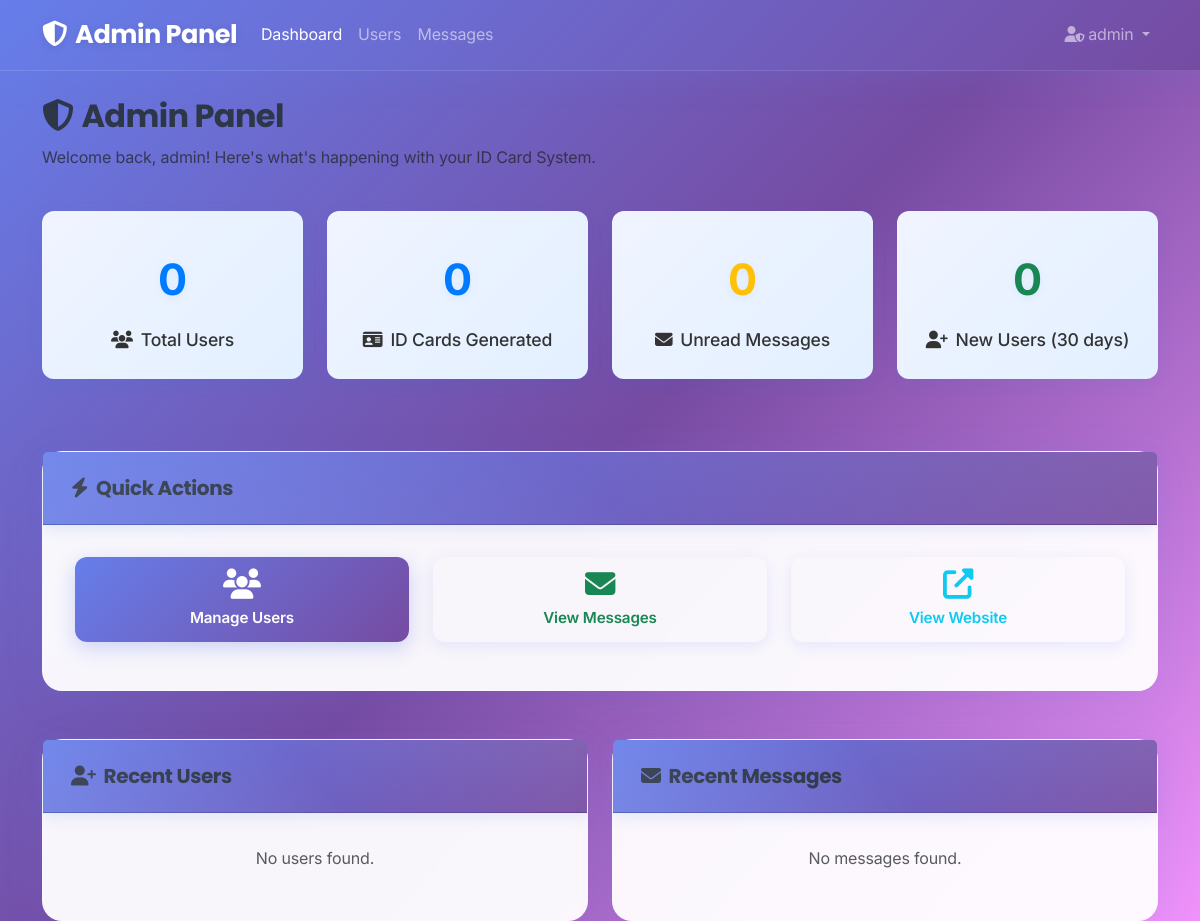
/admin/dashboard.php (signed in), run on an earlier commit of the app's database.
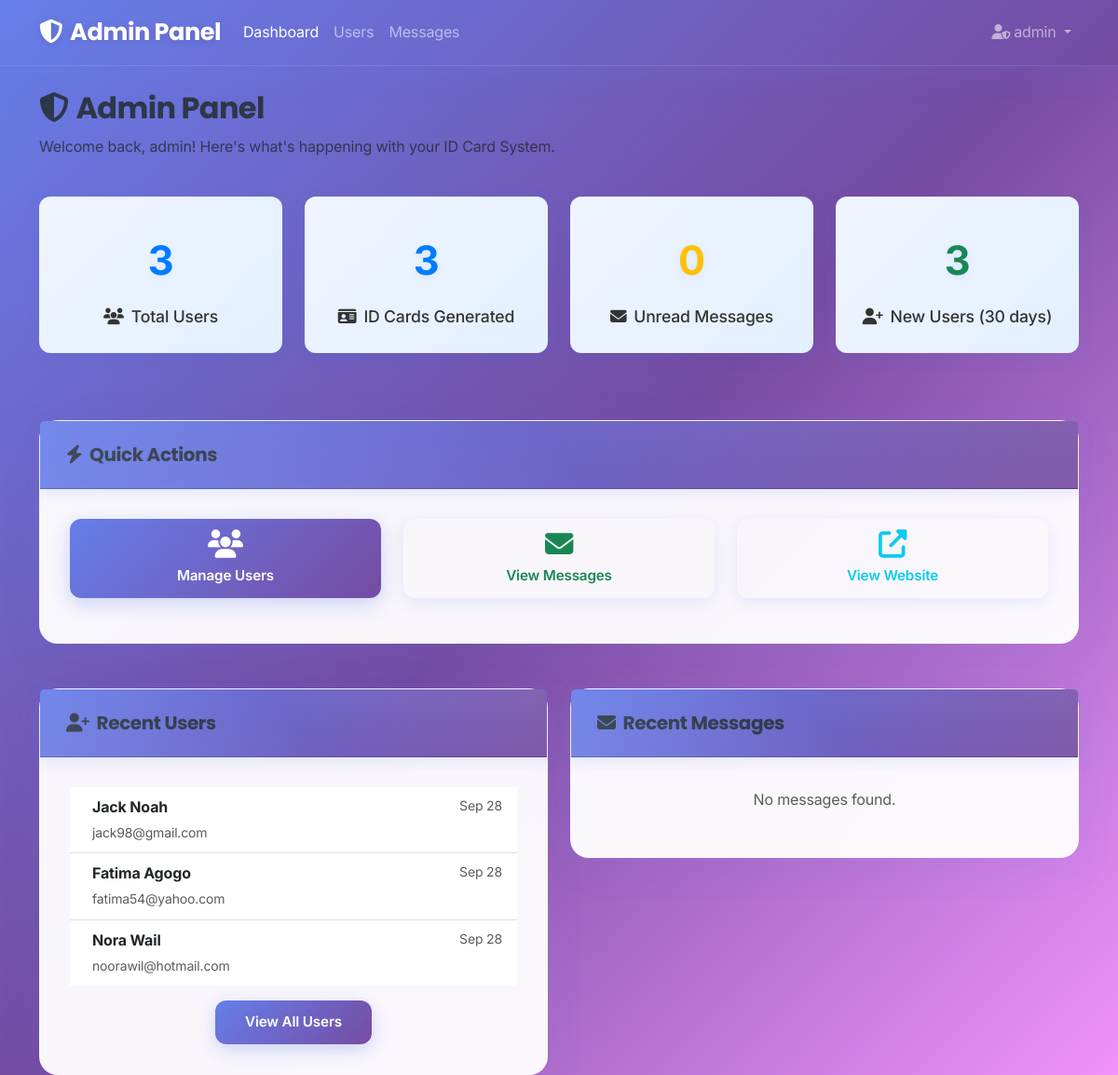
And on a later commit of the database.
### tables this page shows
CREATE TABLE `users` (
  `id` int(11) NOT NULL,
  `email` varchar(255) NOT NULL,
  `password` varchar(255) NOT NULL,
  `first_name` varchar(100) NOT NULL,
  `last_name` varchar(100) NOT NULL,
  `date_of_birth` date NOT NULL,
  `job_type` varchar(100) NOT NULL,
  `photo` varchar(255) DEFAULT NULL,
  `id_number` varchar(20) DEFAULT NULL,
  `created_at` timestamp NOT NULL DEFAULT current_timestamp(),
  `updated_at` timestamp NOT NULL DEFAULT current_timestamp() ON UPDATE current_timestamp()
);

### admin/dashboard.php (the view, shortened to what this page needs)
<?php
require_once '../includes/config.php';
$stats = [];
$stmt = $conn->prepare("SELECT COUNT(*) as total_users FROM users");
$stmt->execute();
$stats['total_users'] = $stmt->get_result()->fetch_assoc()['total_users'];
$stmt = $conn->prepare("SELECT COUNT(*) as total_messages FROM messages");
$stmt->execute();
$stats['total_messages'] = $stmt->get_result()->fetch_assoc()['total_messages'];
$stmt = $conn->prepare("SELECT COUNT(*) as unread_messages FROM messages WHERE status = 'unread'");
$stmt->execute();
$stats['unread_messages'] = $stmt->get_result()->fetch_assoc()['unread_messages'];
$stmt = $conn->prepare("SELECT COUNT(*) as recent_users FROM users WHERE created_at >= DATE_SUB(NOW(), INTERVAL 30 DAY)");
$stmt->execute();
$stats['recent_users'] = $stmt->get_result()->fetch_assoc()['recent_users'];
?>
<!DOCTYPE html>
<html lang="en">
<head>
    <link href="https://cdn.jsdelivr.net/npm/bootstrap@5.3.3/dist/css/bootstrap.min.css" rel="stylesheet">
    <link href="https://cdnjs.cloudflare.com/ajax/libs/font-awesome/6.6.0/css/all.min.css" rel="stylesheet">
    <link href="../assets/css/style.css" rel="stylesheet">
</head>
<body>
    <nav class="navbar navbar-expand-lg navbar-dark bg-dark">
        <div class="container">
            <a class="navbar-brand" href="dashboard.php">
                <i class="fas fa-shield-alt me-2"></i>Admin Panel
            </a>
            <div class="collapse navbar-collapse" id="navbarNav">
                <ul class="navbar-nav me-auto">
                    <li class="nav-item">
                        <a class="nav-link active" href="dashboard.php">Dashboard</a>
                    </li>
                    <li class="nav-item">
                        <a class="nav-link" href="users.php">Users</a>
                    </li>
                    <li class="nav-item">
                        <a class="nav-link" href="messages.php">Messages
                        </a>
                    </li>
                </ul>
                <ul class="navbar-nav">
                    <li class="nav-item dropdown">
                        <a class="nav-link dropdown-toggle" href="#" id="navbarDropdown" role="button" data-bs-toggle="dropdown">
                            <i class="fas fa-user-shield me-1"></i><?php echo htmlspecialchars($_SESSION['admin_username']); ?>
                        </a>
                    </li>
                </ul>
            </div>
        </div>
    </nav>
    <div class="container mt-4">
        <div class="row mb-4">
            <div class="col">
                <h2><i class="fas fa-shield-alt me-2"></i>Admin Panel</h2>
                <p class="text-muted">Welcome back, <?php echo htmlspecialchars($_SESSION['admin_username']); ?>! Here's what's happening with your ID Card System.</p>
            </div>
        </div>
        <div class="row mb-5">
            <div class="col-lg-3 col-md-6 mb-4">
                <div class="stats-card">
                    <div class="stats-number"><?php echo $stats['total_users']; ?></div>
                    <div class="stats-label">
                        <i class="fas fa-users me-2"></i>Total Users
                    </div>
                </div>
            </div>
            <div class="col-lg-3 col-md-6 mb-4">
                <div class="stats-card">
                    <div class="stats-number"><?php echo $stats['total_users']; ?></div>
                    <div class="stats-label">
                        <i class="fas fa-id-card me-2"></i>ID Cards Generated
                    </div>
                </div>
            </div>
            <div class="col-lg-3 col-md-6 mb-4">
                <div class="stats-card">
                    <div class="stats-number text-warning"><?php echo $stats['unread_messages']; ?></div>
                    <div class="stats-label">
                        <i class="fas fa-envelope me-2"></i>Unread Messages
                    </div>
                </div>
            </div>
            <div class="col-lg-3 col-md-6 mb-4">
                <div class="stats-card">
                    <div class="stats-number text-success"><?php echo $stats['recent_users']; ?></div>
                    <div class="stats-label">
                        <i class="fas fa-user-plus me-2"></i>New Users (30 days)
                    </div>
                </div>
            </div>
        </div>
        <div class="row mb-5">
            <div class="col">
                <div class="card">
                    <div class="card-header">
                        <h5 class="mb-0"><i class="fas fa-bolt me-2"></i>Quick Actions</h5>
                    </div>
                    <div class="card-body">
                        <div class="row">
                            <div class="col-md-4 mb-3">
                                <a href="users.php" class="btn btn-outline-primary btn-lg w-100">
                                    <i class="fas fa-users fa-2x mb-2 d-block"></i>
                                    Manage Users
                                </a>
                            </div>
                            <div class="col-md-4 mb-3">
                                <a href="messages.php" class="btn btn-outline-success btn-lg w-100 position-relative">
                                    <i class="fas fa-envelope fa-2x mb-2 d-block"></i>
                                    View Messages
                                </a>
                            </div>
                            <div class="col-md-4 mb-3">
                                <a href="../index.php" target="_blank" class="btn btn-outline-info btn-lg w-100">
                                    <i class="fas fa-external-link-alt fa-2x mb-2 d-block"></i>
                                    View Website
                                </a>
                            </div>
                        </div>
                    </div>
                </div>
            </div>
        </div>
        <div class="row">
            <div class="col-lg-6">
                <div class="card">
                    <div class="card-header">
                        <h5 class="mb-0"><i class="fas fa-user-plus me-2"></i>Recent Users</h5>
                    </div>
                    <div class="card-body">
                        <?php
                        $stmt = $conn->query("SELECT first_name, last_name, email, created_at FROM users ORDER BY created_at DESC LIMIT 5");
                        if ($stmt->num_rows > 0):
                        ?>
                            <div class="list-group list-group-flush">
                                <?php while ($user = $stmt->fetch_assoc()): ?>
                                    <div class="list-group-item d-flex justify-content-between align-items-start">
                                        <div class="ms-2 me-auto">
                                            <div class="fw-bold"><?php echo htmlspecialchars($user['first_name'] . ' ' . $user['last_name']); ?></div>
                                            <small class="text-muted"><?php echo htmlspecialchars($user['email']); ?></small>
                                        </div>
                                        <small class="text-muted"><?php echo date('M j', strtotime($user['created_at'])); ?></small>
                                    </div>
                                <?php endwhile; ?>
                            </div>
                            <div class="text-center mt-3">
                                <a href="users.php" class="btn btn-sm btn-outline-primary">View All Users</a>
                            </div>
                        <?php else: ?>
                            <p class="text-muted text-center">No users found.</p>
                        <?php endif; ?>
                    </div>
                </div>
            </div>
            <div class="col-lg-6">
                <div class="card">
                    <div class="card-header">
                        <h5 class="mb-0"><i class="fas fa-envelope me-2"></i>Recent Messages</h5>
                    </div>
                    <div class="card-body">
                        <?php
                        $stmt = $conn->query("SELECT first_name, last_name, email, message, status, created_at FROM messages ORDER BY created_at DESC LIMIT 5");
                        if ($stmt->num_rows > 0):
                        ?>
                            <div class="list-group list-group-flush">
                                <?php while ($message = $stmt->fetch_assoc()): ?>
                                    <div class="list-group-item d-flex justify-content-between align-items-start">
                                        <div class="ms-2 me-auto">
                                            <div class="fw-bold">
                                                <?php echo htmlspecialchars($message['first_name'] . ' ' . $message['last_name']); ?>
                                                <?php if ($message['status'] === 'unread'): ?>
                                                    <span class="badge bg-warning">New</span>
                                                <?php endif; ?>
                                            </div>
                                            <small class="text-muted d-block"><?php echo htmlspecialchars($message['email']); ?></small>
                                            <small class="text-muted"><?php echo htmlspecialchars(substr($message['message'], 0, 50)) . '...'; ?></small>
                                        </div>
                                        <small class="text-muted"><?php echo date('M j', strtotime($message['created_at'])); ?></small>
                                    </div>
                                <?php endwhile; ?>
                            </div>
                            <div class="text-center mt-3">
                                <a href="messages.php" class="btn btn-sm btn-outline-primary">View All Messages</a>
                            </div>
                        <?php else: ?>
                            <p class="text-muted text-center">No messages found.</p>
                        <?php endif; ?>
                    </div>
                </div>
            </div>
        </div>
    </div>
</body>
</html>

### assets/css/style.css (style rules this page uses)
.stats-card { background: linear-gradient(135deg, #f0f4ff 0%, #e3f0ff 100%); border-radius: 12px; padding: 2rem 1.5rem 1.5rem 1.5rem; text-align: center; box-shadow: 0 4px 18px rgba(0,123,255,0.07); position: relative; overflow: hidden; transition: box-shadow 0.15s, transform 0.15s; }
.stats-number { font-size: 2.7rem; font-weight: bold; color: #007bff; margin-bottom: 0.5rem; text-shadow: 0 2px 8px rgba(0,123,255,0.08); }
.stats-label { font-size: 1.1rem; color: #333; margin-top: 0.5rem; font-weight: 500; }
body { font-family: 'Inter', 'Segoe UI', Tahoma, Geneva, Verdana, sans-serif; background: linear-gradient(135deg, #667eea 0%, #764ba2 50%, #f093fb 100%); min-height: 100vh; line-height: 1.7; color: #2d3748; font-weight: 400; letter-spacing: -0.01em; }
.navbar { background: linear-gradient(135deg, #667eea 0%, #764ba2 100%) !important; box-shadow: 0 8px 32px rgba(102, 126, 234, 0.15); backdrop-filter: blur(10px); border-bottom: 1px solid rgba(255, 255, 255, 0.1); }
.navbar-brand { font-family: 'Poppins', sans-serif; font-weight: 700; font-size: 1.6rem; letter-spacing: -0.02em; color: #fff !important; text-shadow: 0 2px 8px rgba(0,0,0,0.1); transition: all 0.3s ease; }
.card { border: none; border-radius: 20px; box-shadow: 0 8px 40px rgba(102, 126, 234, 0.12); background: rgba(255,255,255,0.95); backdrop-filter: blur(20px); transition: all 0.3s cubic-bezier(0.4, 0, 0.2, 1); border: 1px solid rgba(255, 255, 255, 0.2); }
.card-header { background: linear-gradient(135deg, #667eea 0%, #764ba2 100%); color: white; border-radius: 20px 20px 0 0; padding: 1.5rem 1.75rem; font-family: 'Poppins', sans-serif; font-weight: 600; letter-spacing: -0.01em; box-shadow: 0 4px 16px rgba(102, 126, 234, 0.15); position: relative; overflow: hidden; }
.card-header::before { content: ''; position: absolute; top: 0; left: 0; right: 0; bottom: 0; background: linear-gradient(45deg, rgba(255,255,255,0.1) 0%, transparent 50%, rgba(255,255,255,0.1) 100%); pointer-events: none; }
.card-body { padding: 2rem; font-family: 'Inter', sans-serif; }
.btn { border-radius: 12px; padding: 0.75rem 2rem; font-family: 'Inter', sans-serif; font-weight: 600; font-size: 0.95rem; transition: all 0.3s cubic-bezier(0.4, 0, 0.2, 1); box-shadow: 0 4px 16px rgba(102, 126, 234, 0.15); border: none; letter-spacing: -0.01em; position: relative; overflow: hidden; }
.btn::before { content: ''; position: absolute; top: 0; left: -100%; width: 100%; height: 100%; background: linear-gradient(90deg, transparent, rgba(255,255,255,0.2), transparent); transition: left 0.5s; }
.btn-primary, .btn-outline-primary { background: linear-gradient(135deg, #667eea 0%, #764ba2 100%); color: #fff; box-shadow: 0 6px 20px rgba(102, 126, 234, 0.3); }
h1, h2, h3, h4, h5, h6 { font-family: 'Poppins', sans-serif; font-weight: 700; letter-spacing: -0.02em; color: #2d3748; }
h2 { font-size: 2rem; line-height: 1.3; }

What changed in the data, as far as the page shows it:
added users: first_name+last_name "Jack Noah", email "jack98@gmail.com", created_at "Sep 28"
added users: first_name+last_name "Fatima Agogo", email "fatima54@yahoo.com", created_at "Sep 28"
added users: first_name+last_name "Nora Wail", email "noorawil@hotmail.com", created_at "Sep 28"
Also different on the page:
$stats['total_users']: "0" → "3"
$stats['recent_users']: "0" → "3"
text no longer shown: "No users found."
text now shown: "View All Users"
